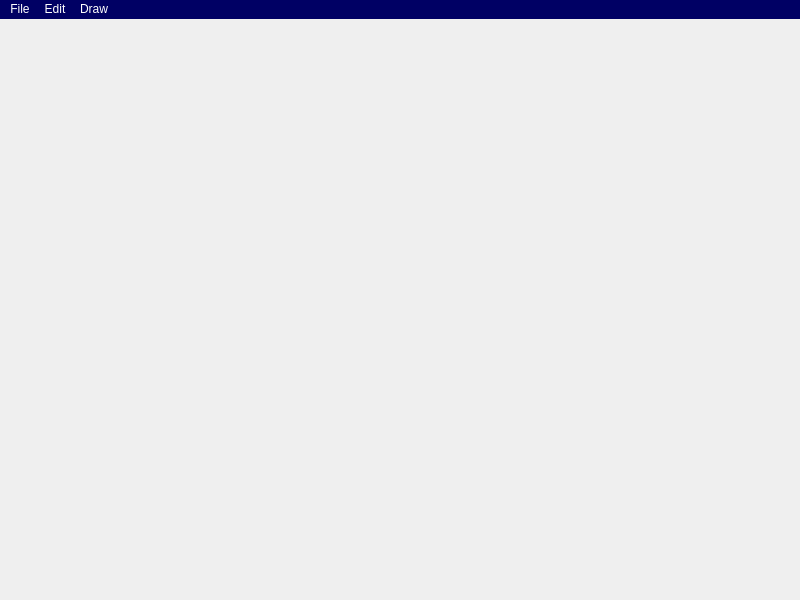
<?xml version="1.0" encoding="UTF-8"?>
<ui version="4.0">
 <class>MainWindow</class>
 <widget class="QMainWindow" name="MainWindow">
  <property name="geometry">
   <rect>
    <x>0</x>
    <y>0</y>
    <width>800</width>
    <height>600</height>
   </rect>
  </property>
  <property name="windowTitle">
   <string>PaintQT</string>
  </property>
  <property name="autoFillBackground">
   <bool>false</bool>
  </property>
  <widget class="QWidget" name="centralwidget"/>
  <widget class="QMenuBar" name="menuBar">
   <property name="geometry">
    <rect>
     <x>0</x>
     <y>0</y>
     <width>800</width>
     <height>25</height>
    </rect>
   </property>
   <property name="styleSheet">
    <string notr="true">background-color: rgb(0, 0, 100);
color: rgb(255, 255, 255);
selection-background-color: rgb(167, 167, 167);</string>
   </property>
   <widget class="QMenu" name="menuedrt">
    <property name="title">
     <string>File</string>
    </property>
    <addaction name="actionNew"/>
    <addaction name="actionOpen"/>
    <addaction name="separator"/>
    <addaction name="separator"/>
    <addaction name="actionSave"/>
    <addaction name="actionSearch"/>
    <addaction name="separator"/>
    <addaction name="actionClose"/>
   </widget>
   <widget class="QMenu" name="menuAdd">
    <property name="title">
     <string>Draw</string>
    </property>
    <widget class="QMenu" name="menuDraw">
     <property name="title">
      <string>Shapes...</string>
     </property>
     <addaction name="actionCircle"/>
     <addaction name="actionRectangle"/>
     <addaction name="actionStraightLine"/>
    </widget>
    <addaction name="menuDraw"/>
    <addaction name="separator"/>
    <addaction name="actionPen_color"/>
    <addaction name="actionFill_color"/>
    <addaction name="actionPen_size"/>
    <addaction name="separator"/>
    <addaction name="actionFill_with_color"/>
    <addaction name="actionEraser"/>
    <addaction name="separator"/>
    <addaction name="separator"/>
   </widget>
   <widget class="QMenu" name="menuEdit">
    <property name="title">
     <string>Edit</string>
    </property>
    <addaction name="actionUndo"/>
    <addaction name="actionRedo"/>
    <addaction name="separator"/>
    <addaction name="actionDelete"/>
    <addaction name="actionResize"/>
    <addaction name="actionZoom"/>
    <addaction name="separator"/>
    <addaction name="actionCut"/>
    <addaction name="actionPaste"/>
   </widget>
   <addaction name="menuedrt"/>
   <addaction name="menuEdit"/>
   <addaction name="menuAdd"/>
  </widget>
  <action name="actionOpen">
   <property name="text">
    <string>Open</string>
   </property>
   <property name="shortcut">
    <string>Ctrl+O</string>
   </property>
  </action>
  <action name="actionSave">
   <property name="text">
    <string>Save</string>
   </property>
   <property name="shortcut">
    <string>Ctrl+S</string>
   </property>
  </action>
  <action name="actionNew">
   <property name="text">
    <string>New</string>
   </property>
   <property name="shortcut">
    <string>Ctrl+N</string>
   </property>
  </action>
  <action name="actionPen_color">
   <property name="text">
    <string>Pen color</string>
   </property>
  </action>
  <action name="actionPen_size">
   <property name="text">
    <string>Pen size</string>
   </property>
  </action>
  <action name="actionClose">
   <property name="text">
    <string>Exit</string>
   </property>
   <property name="shortcut">
    <string>Ctrl+W</string>
   </property>
  </action>
  <action name="actionFill_with_color">
   <property name="checkable">
    <bool>true</bool>
   </property>
   <property name="text">
    <string>Fill with color</string>
   </property>
  </action>
  <action name="actionEraser">
   <property name="checkable">
    <bool>true</bool>
   </property>
   <property name="text">
    <string>Eraser</string>
   </property>
   <property name="shortcut">
    <string>E</string>
   </property>
  </action>
  <action name="actionResize">
   <property name="text">
    <string>Resize image</string>
   </property>
   <property name="shortcut">
    <string>Ctrl+R</string>
   </property>
  </action>
  <action name="actionCut">
   <property name="text">
    <string>Cut</string>
   </property>
   <property name="shortcut">
    <string>Ctrl+X</string>
   </property>
  </action>
  <action name="actionCircle">
   <property name="checkable">
    <bool>true</bool>
   </property>
   <property name="text">
    <string>Circle</string>
   </property>
  </action>
  <action name="actionRectangle">
   <property name="checkable">
    <bool>true</bool>
   </property>
   <property name="text">
    <string>Rectangle</string>
   </property>
  </action>
  <action name="actionPaste">
   <property name="enabled">
    <bool>false</bool>
   </property>
   <property name="text">
    <string>Paste</string>
   </property>
   <property name="shortcut">
    <string>Ctrl+V</string>
   </property>
  </action>
  <action name="actionFill_color">
   <property name="text">
    <string>Fill color</string>
   </property>
  </action>
  <action name="actionZoom">
   <property name="text">
    <string>Zoom</string>
   </property>
   <property name="shortcut">
    <string>Ctrl++</string>
   </property>
  </action>
  <action name="actionUndo">
   <property name="text">
    <string>Undo</string>
   </property>
   <property name="shortcut">
    <string>Ctrl+Z</string>
   </property>
  </action>
  <action name="actionRedo">
   <property name="text">
    <string>Redo</string>
   </property>
   <property name="shortcut">
    <string>Ctrl+Y</string>
   </property>
  </action>
  <action name="actionStraightLine">
   <property name="checkable">
    <bool>true</bool>
   </property>
   <property name="text">
    <string>Line</string>
   </property>
  </action>
  <action name="actionSearch">
   <property name="text">
    <string>Search</string>
   </property>
  </action>
  <action name="actionDelete">
   <property name="text">
    <string>Delete</string>
   </property>
  </action>
 </widget>
 <resources/>
 <connections/>
</ui>
